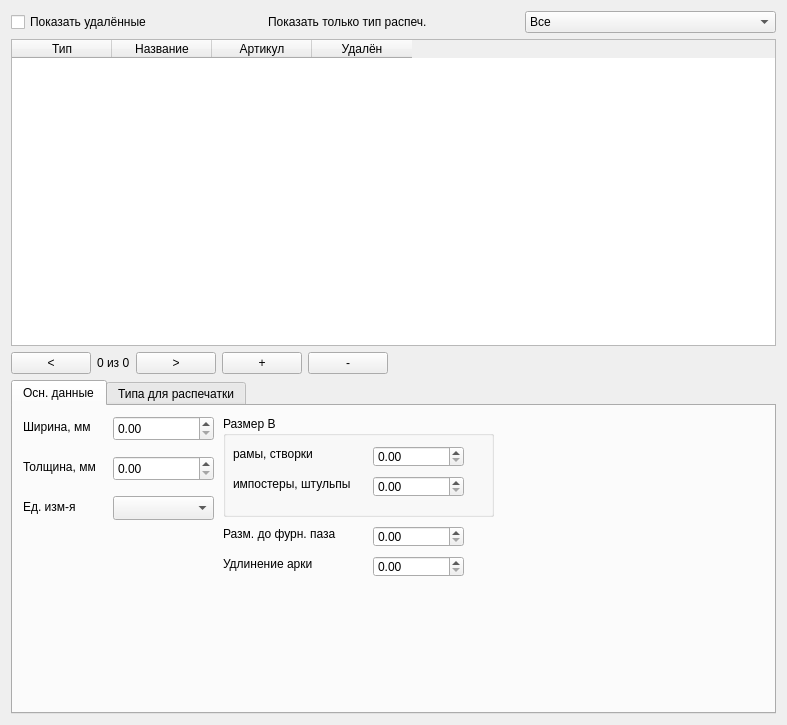
<?xml version="1.0" encoding="UTF-8"?>
<ui version="4.0">
 <class>ComponentsForm</class>
 <widget class="QWidget" name="ComponentsForm">
  <property name="geometry">
   <rect>
    <x>0</x>
    <y>0</y>
    <width>787</width>
    <height>725</height>
   </rect>
  </property>
  <property name="windowTitle">
   <string>Form</string>
  </property>
  <layout class="QGridLayout" name="gridLayout_4">
   <item row="0" column="0">
    <layout class="QHBoxLayout" name="horizontalLayout">
     <item>
      <widget class="QCheckBox" name="checkBox">
       <property name="text">
        <string>Показать удалённые</string>
       </property>
      </widget>
     </item>
     <item>
      <widget class="QLabel" name="label">
       <property name="text">
        <string>Показать только тип распеч.</string>
       </property>
      </widget>
     </item>
     <item>
      <widget class="QComboBox" name="comboBox">
       <item>
        <property name="text">
         <string>Все</string>
        </property>
       </item>
      </widget>
     </item>
    </layout>
   </item>
   <item row="1" column="0">
    <layout class="QGridLayout" name="gridLayout_2">
     <item row="0" column="0">
      <widget class="QTableWidget" name="components_table">
       <column>
        <property name="text">
         <string>Тип</string>
        </property>
       </column>
       <column>
        <property name="text">
         <string>Название</string>
        </property>
       </column>
       <column>
        <property name="text">
         <string>Артикул</string>
        </property>
       </column>
       <column>
        <property name="text">
         <string>Удалён</string>
        </property>
       </column>
      </widget>
     </item>
     <item row="1" column="0">
      <layout class="QGridLayout" name="gridLayout">
       <item row="0" column="0">
        <widget class="QPushButton" name="components_left">
         <property name="text">
          <string>&lt;</string>
         </property>
        </widget>
       </item>
       <item row="0" column="3">
        <widget class="QPushButton" name="components_plus">
         <property name="text">
          <string>+</string>
         </property>
        </widget>
       </item>
       <item row="0" column="4">
        <widget class="QPushButton" name="components_minus">
         <property name="text">
          <string>-</string>
         </property>
        </widget>
       </item>
       <item row="0" column="2">
        <widget class="QPushButton" name="components_right">
         <property name="text">
          <string>&gt;</string>
         </property>
        </widget>
       </item>
       <item row="0" column="1">
        <widget class="QLabel" name="components_label">
         <property name="text">
          <string>0 из 0</string>
         </property>
        </widget>
       </item>
       <item row="0" column="5">
        <spacer name="horizontalSpacer">
         <property name="orientation">
          <enum>Qt::Horizontal</enum>
         </property>
         <property name="sizeHint" stdset="0">
          <size>
           <width>40</width>
           <height>20</height>
          </size>
         </property>
        </spacer>
       </item>
      </layout>
     </item>
    </layout>
   </item>
   <item row="2" column="0">
    <layout class="QGridLayout" name="gridLayout_3">
     <item row="0" column="0">
      <widget class="QTabWidget" name="tabWidget">
       <property name="maximumSize">
        <size>
         <width>16777215</width>
         <height>16777215</height>
        </size>
       </property>
       <property name="currentIndex">
        <number>0</number>
       </property>
       <widget class="QWidget" name="tab">
        <attribute name="title">
         <string>Осн. данные</string>
        </attribute>
        <widget class="QLabel" name="label_4">
         <property name="geometry">
          <rect>
           <x>10</x>
           <y>10</y>
           <width>81</width>
           <height>21</height>
          </rect>
         </property>
         <property name="text">
          <string>Ширина, мм</string>
         </property>
        </widget>
        <widget class="QLabel" name="label_5">
         <property name="geometry">
          <rect>
           <x>10</x>
           <y>50</y>
           <width>75</width>
           <height>21</height>
          </rect>
         </property>
         <property name="text">
          <string>Толщина, мм</string>
         </property>
        </widget>
        <widget class="QDoubleSpinBox" name="width_component">
         <property name="geometry">
          <rect>
           <x>100</x>
           <y>10</y>
           <width>101</width>
           <height>25</height>
          </rect>
         </property>
         <property name="maximum">
          <double>999999.989999999990687</double>
         </property>
        </widget>
        <widget class="QDoubleSpinBox" name="height_component">
         <property name="geometry">
          <rect>
           <x>100</x>
           <y>50</y>
           <width>101</width>
           <height>25</height>
          </rect>
         </property>
         <property name="maximum">
          <double>999999.989999999990687</double>
         </property>
        </widget>
        <widget class="QLabel" name="label_6">
         <property name="geometry">
          <rect>
           <x>10</x>
           <y>90</y>
           <width>75</width>
           <height>21</height>
          </rect>
         </property>
         <property name="text">
          <string>Ед. изм-я</string>
         </property>
        </widget>
        <widget class="QComboBox" name="unittype_selector">
         <property name="geometry">
          <rect>
           <x>100</x>
           <y>90</y>
           <width>101</width>
           <height>24</height>
          </rect>
         </property>
        </widget>
        <widget class="QGroupBox" name="groupBox">
         <property name="geometry">
          <rect>
           <x>210</x>
           <y>10</y>
           <width>271</width>
           <height>101</height>
          </rect>
         </property>
         <property name="title">
          <string>Размер В</string>
         </property>
         <widget class="QLabel" name="label_2">
          <property name="geometry">
           <rect>
            <x>10</x>
            <y>30</y>
            <width>121</width>
            <height>16</height>
           </rect>
          </property>
          <property name="text">
           <string>рамы, створки</string>
          </property>
         </widget>
         <widget class="QLabel" name="label_7">
          <property name="geometry">
           <rect>
            <x>10</x>
            <y>60</y>
            <width>131</width>
            <height>16</height>
           </rect>
          </property>
          <property name="text">
           <string>импостеры, штульпы</string>
          </property>
         </widget>
         <widget class="QDoubleSpinBox" name="frames_component">
          <property name="geometry">
           <rect>
            <x>150</x>
            <y>30</y>
            <width>91</width>
            <height>21</height>
           </rect>
          </property>
          <property name="maximum">
           <double>999999.989999999990687</double>
          </property>
         </widget>
         <widget class="QDoubleSpinBox" name="impost_component">
          <property name="geometry">
           <rect>
            <x>150</x>
            <y>60</y>
            <width>91</width>
            <height>21</height>
           </rect>
          </property>
          <property name="maximum">
           <double>999999.989999999990687</double>
          </property>
         </widget>
        </widget>
        <widget class="QLabel" name="label_8">
         <property name="geometry">
          <rect>
           <x>210</x>
           <y>120</y>
           <width>121</width>
           <height>16</height>
          </rect>
         </property>
         <property name="text">
          <string>Разм. до фурн. паза</string>
         </property>
        </widget>
        <widget class="QLabel" name="label_9">
         <property name="geometry">
          <rect>
           <x>210</x>
           <y>150</y>
           <width>121</width>
           <height>16</height>
          </rect>
         </property>
         <property name="text">
          <string>Удлинение арки</string>
         </property>
        </widget>
        <widget class="QDoubleSpinBox" name="fitting_groove_component">
         <property name="geometry">
          <rect>
           <x>360</x>
           <y>120</y>
           <width>91</width>
           <height>21</height>
          </rect>
         </property>
         <property name="maximum">
          <double>999999.989999999990687</double>
         </property>
        </widget>
        <widget class="QDoubleSpinBox" name="arch_exntesion_component">
         <property name="geometry">
          <rect>
           <x>360</x>
           <y>150</y>
           <width>91</width>
           <height>21</height>
          </rect>
         </property>
         <property name="maximum">
          <double>999999.989999999990687</double>
         </property>
        </widget>
       </widget>
       <widget class="QWidget" name="tab_2">
        <attribute name="title">
         <string>Типа для распечатки</string>
        </attribute>
        <layout class="QGridLayout" name="gridLayout_5">
         <item row="0" column="0">
          <widget class="QTableWidget" name="printout_table">
           <column>
            <property name="text">
             <string>Тип распечатки</string>
            </property>
           </column>
          </widget>
         </item>
         <item row="1" column="0">
          <layout class="QHBoxLayout" name="horizontalLayout_2">
           <item>
            <widget class="QLabel" name="label_3">
             <property name="text">
              <string>0 из 20</string>
             </property>
            </widget>
           </item>
           <item>
            <widget class="QPushButton" name="pushButton_7">
             <property name="text">
              <string>+</string>
             </property>
            </widget>
           </item>
           <item>
            <widget class="QPushButton" name="pushButton_8">
             <property name="text">
              <string>-</string>
             </property>
            </widget>
           </item>
           <item>
            <widget class="QComboBox" name="printout_combobox"/>
           </item>
           <item>
            <spacer name="horizontalSpacer_2">
             <property name="orientation">
              <enum>Qt::Horizontal</enum>
             </property>
             <property name="sizeHint" stdset="0">
              <size>
               <width>40</width>
               <height>20</height>
              </size>
             </property>
            </spacer>
           </item>
          </layout>
         </item>
        </layout>
       </widget>
      </widget>
     </item>
    </layout>
   </item>
  </layout>
 </widget>
 <resources/>
 <connections/>
</ui>
